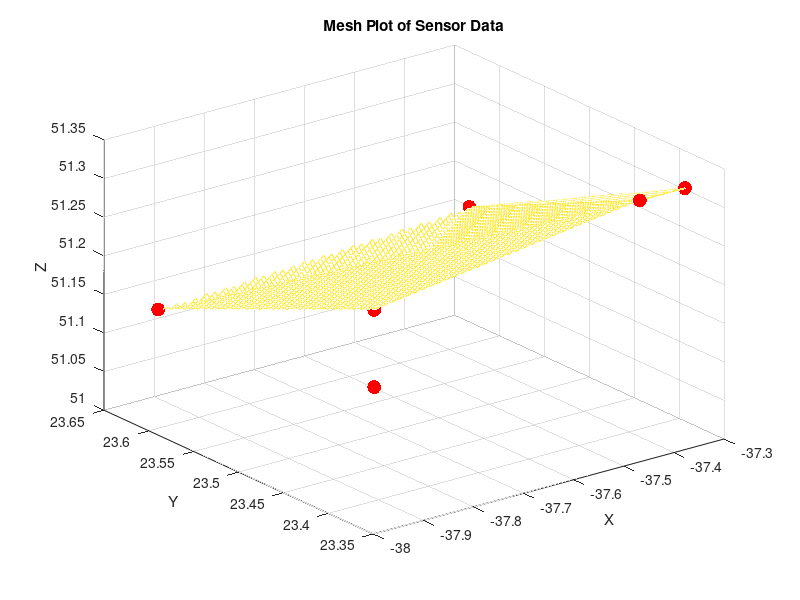

Reproduce this figure in MATLAB.
% Sample data
X = [-37.36, -37.45, -37.64, -37.45, -37.64, -37.91];
Y = [23.36, 23.55, 23.55, 23.36, 23.55, 23.64];
Z = [51.33, 51.22, 51.12, 51.33, 51.02, 51.12];

% Create a meshgrid for X and Y
[Xgrid, Ygrid] = meshgrid(linspace(min(X), max(X), 100), linspace(min(Y), max(Y), 100));

% Interpolate Z values using griddata
Zgrid = griddata(X, Y, Z, Xgrid, Ygrid);

% Create the mesh plot
figure;
mesh(Xgrid, Ygrid, Zgrid);
xlabel('X');
ylabel('Y');
zlabel('Z');
title('Mesh Plot of Sensor Data');

% Add scatter points for the original data
hold on;
scatter3(X, Y, Z, 100, 'r', 'filled');
hold off;

% Show grid and adjust view
grid on;
view(3);
